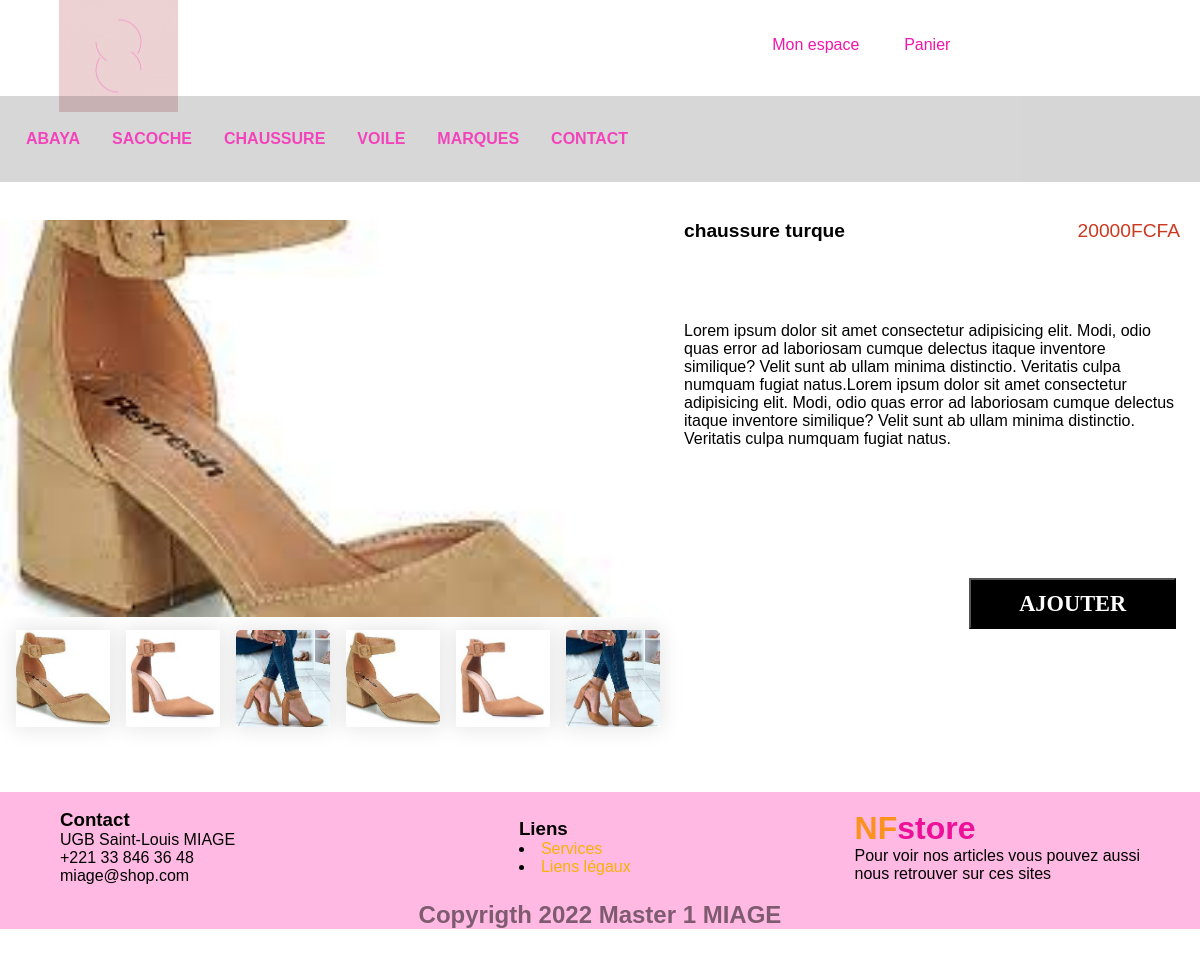
Screenshot of /detail.php?idProduit=45 with the database file from the repository.
### tables this page shows
CREATE TABLE IF NOT EXISTS `produits` (
  `idProduit` int(11) NOT NULL AUTO_INCREMENT,
  `nomProduit` varchar(255) NOT NULL,
  `descriptionProduit` text NOT NULL,
  `prix` int(11) NOT NULL,
  `imageProduit` varchar(255) NOT NULL,
  `idCategorie` int(11) NOT NULL,
  `marque` varchar(255) NOT NULL,
  PRIMARY KEY (`idProduit`)
);

### detail.php (the view, shortened to what this page needs)
<!DOCTYPE html>
<html lang="en">
<head>
    <link rel="stylesheet" href="css/res.css">
    <link rel="stylesheet" href="css/detail.css" />
</head>
<body>
<div class="header">
        <div class="top-head">
            <div class="logo"> <a href="index.php"><img src="image/Logo1.gif" alt=""></a></div>
           <div class="panier">
            <div class="pa1"><a href="#"> Mon espace </a><i class="fa-solid fa-user"></i></div>
             <div class="pa2"><a href="#"> Panier </a><i class='fas fa-cart-plus'></i></div>
           </div>
        </div>
        <div class="navebar" id="Topnav">
        <?php  $idA=1;
               $idB=2;
               $idC=3;
               $idD=4;
               ?>
            <a href="list.php?idCategorie=<?php echo $idA; ?>">ABAYA</a>
            <a href="list.php?idCategorie=<?php echo $idB; ?>">sacoche</a>
            <a href="list.php?idCategorie=<?php echo $idC; ?>">chaussure</a>
            <a href="list.php?idCategorie=<?php echo $idD; ?>">voile</a>
            <div class="dropdown">
              <button class="dropbtn">Marques
              </button>
            </div>
            <a href="list.html">Contact</a>
          </div>
        </div>
    <main>
        <?php include("connexion.php");
                $con=OuvrirBD();
                $id= $_GET['idProduit'];
                $requete="select nomProduit,descriptionProduit,prix,imageProduit from produits where idProduit='$id'";
                $resultat = $con->query($requete);
                if(!$resultat){
                    echo("impossible d'executer la requete");
                    exit;
                }
                else{
                    while($ligne = $resultat->fetch()){
                        $nom=$ligne['nomProduit'];
                        $descrip=$ligne['descriptionProduit'];
                        $prix_im=$ligne['prix'];
                        $im=explode(" ",$ligne['imageProduit']);?>
<?php
                        }
                    }?>
    <div class="sidebar" id="side">
        <div class="valeur">
            <div class="nom">
                <p id="idnom"><?php echo($nom);?></p>
            </div>
            <div class="prix">
                <p> <span id="idprix"><?php echo($prix_im);?></span>FCFA</p>
            </div>
        </div>
        <div class="description">
            <p id="idescription">
                <?php echo($descrip);?>
            </p>
        </div>
        <div class="env">
            <a href="formulaire.php"><button type="submit" class="btn_detail">AJOUTER</button></a>
        </div>
    </div>
    <div class="contente" id="cont">
        <div class="img_art">
            <img id="image_g" src="image/<?php echo($im[0]);?>">
        </div>
        <div class="div_img">
               <div class="imdiv">
                    <img  id="im1" src="image/<?php echo($im[0]);?>">
                </div>
                <div class="imdiv">
                    <img  id="im2" src="image/<?php echo($im[1]);?>">
                </div>
                <div class="imdiv">
                    <img id="im3" src="image/<?php echo($im[2]);?>">
                </div>
                <div class="imdiv">
                    <img  id="im4" src="image/<?php echo($im[3]);?>">
                </div>
                <div class="imdiv">
                    <img  id="im5"  src="image/<?php echo($im[4]);?>">
                </div>
                <div class="imdiv">
                    <img  id="im6"  src="image/<?php echo($im[5]);?>">
                </div>
            </div>
        </div>
    </main>
    <div class="footer">
      <div class="foot-top">
        <div class="footer-box ">
            <h3>Contact</h3>
            <span> <i class='fas fa-burn'></i>UGB Saint-Louis MIAGE</span> <br>
            <span > <i class='fas fa-phone-alt'></i>+221 33 846 36 48</span> <br>
            <span ><i class="fa fa-envelope"></i>miage@shop.com</span>
        </div>
        <div class="footer-box">
            <h3>Liens</h3>
            <li><a href="#">Services</a></li>
            <li><a href="#">Liens légaux</a></li>
        </div>
        <div class="footer_box log"> <br>
            <p class="logofooter"> <span>NF</span>store</p>
            <p>Pour voir nos articles vous pouvez aussi <br>  nous retrouver sur ces sites</p>
          <br>
        </div>
     </div>
        <h2>Copyrigth 2022 Master 1 MIAGE</h2>
    </div>
</body>
</html>

### css/res.css (style rules this page uses)
* { margin: 0px; padding: 0px; box-sizing: border-box; font-family: 'poppins', sans-serif; scroll-behavior: smooth; }
.header { width: 100%; height: 45em; }
.header .top-head { width: 99%; height: 7em; position: fixed; z-index: 1; display: flex; }
.header .top-head .logo { width: 10%; height: 7em; position: relative; margin-left: 5%; }
.header .top-head .logo a { text-decoration: none; }
.header .top-head .logo a img { width: 100%; height: 7em; }
.header .top-head .panier { width: 15%; float: right; position: relative; margin-top: 3%; margin-left: 50%; color: rgb(240, 21, 171); justify-content: space-between; display: flex; }
.panier a { text-decoration: none; color: rgb(240, 21, 171); }
.navebar { width: 100%; margin-top: 8%; background-color:rgba(0,0,0,.2); opacity: 0.8; position: fixed; left: 0; padding: 20px 10px; transition: .5s ease-out; z-index: 2; }
.navebar a { float: left; display: block; color:rgb(240, 21, 171); text-align: center; padding: 14px 16px; text-decoration: none; font-size:1rem; font-weight: 900; text-transform: uppercase; }
.dropdown { float: left; overflow: hidden; }
.dropdown .dropbtn { font-size: 17px; border: none; outline: none; color:rgb(240, 21, 171); padding: 14px 16px; background-color: inherit; font-family: inherit; margin: 0; font-weight: 900; font-size: 1rem; text-transform: uppercase; }
img { width: 100%; height: 100%; position: relative; object-fit: cover; object-position: center; }
.footer { width: 100%; background-color: rgb(255, 185, 226); margin-top: 5%; }
.footer h2 { text-align: center; color: black; opacity: 0.5; margin-bottom:10%; }
.foot-top { display: flex; align-items: center; justify-content: space-between; }
.footer-box { margin-left: 5%; }
.footer-box a { font-size: 1rem; text-decoration: none; color: rgb(250, 177, 7); }
.log { margin-right: 5%; }
.logofooter { color: rgb(237, 17, 153); font-weight: bold; font-size: 2em ; text-decoration: none; }
.logofooter span { color: #fb911f; }

### css/detail.css (style rules this page uses)
div { border: 0px solid black; }
main { width:100%; height:32em; margin-top:5%; }
.contente { width:55%; height:100%; position: relative; float: left; }
.imdiv img { width: 100%; height: 100%; transition: transform 400ms; border-radius: 5px; }
.div_img .imdiv { margin-left:2.4%; box-shadow: 0 0 20px 2px rgba(0 ,0 ,0 ,.1); width: 17%; height:95%; transition: 1s; }
.div_img { display: flex; width:100%; height:20%; }
.img_art { width:100%; height:80%; }
.img_art img { width:100%; height:97%; }
.sidebar { width:41%; height: 100%; float: right; margin-right: 2%; }
.valeur { display: flex; width:100%; height:20%; }
.valeur p { font-size: 120%; }
.nom { width:80%; height:100%; }
.nom p { font-family: Arial, Helvetica, sans-serif !important; font-weight: bold; }
.prix { width:20%; height:100%; }
.prix p { color:rgb(203, 57, 31) }
.description { width:100%; height:50%; }
.env { width:100%; height:30%; }
.header { height: 10em !important; }
.footer { clear: both !important; }
.btn_detail { position: relative; float:right; font-weight: bold; width:42%; height:33%; font-size: 140%; font-family: 'Times New Roman', Times, serif; color: white; background-color: black; }

### rows the page displays
produits: nomProduit "chaussure turque", prix "20000", descriptionProduit "Lorem ipsum dolor sit amet consectetur adipisicing elit. Modi, odio quas error ad laboriosam cumque delectus itaque inventore similique? Velit sunt ab ullam minima distinctio. Veritatis culpa numquam fugiat natus.Lorem ipsum dolor sit amet consectetur adipisicing elit. Modi, odio quas error ad laboriosam cumque delectus itaque inventore similique? Velit sunt ab ullam minima distinctio. Veritatis culpa numquam fugiat natus."
